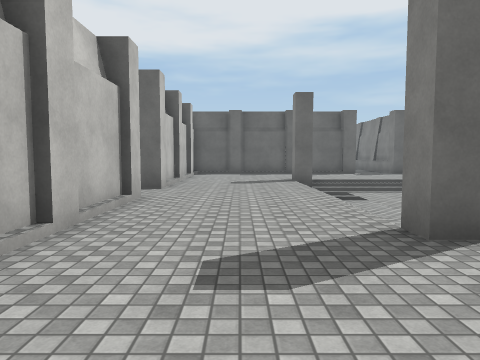
[1] (above)

13 first-person views from a walk through a scene from a Unity 3-D project. The camera is 1.4 m above the floor, tilts 4° down and sees 70° across. The floor is counted in squares, 2 m on a side. Each view is taken from the middle of a square. On the plan, view 1 faces up. The plan holds only what a view shows up to about 11 squares ahead; the rest is blank. The place goes on beyond the plan. The player is left out. Surface patterns are stand-ins for the level's own textures.

[2]
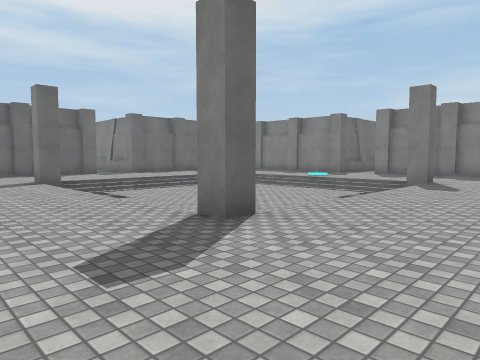

[3]
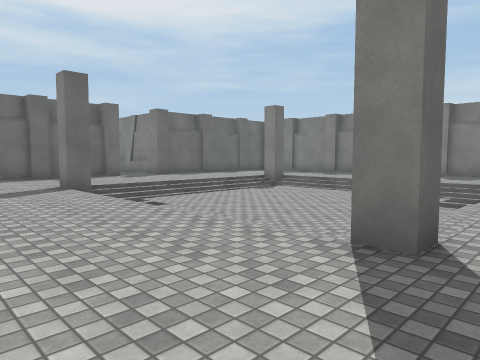

[4]
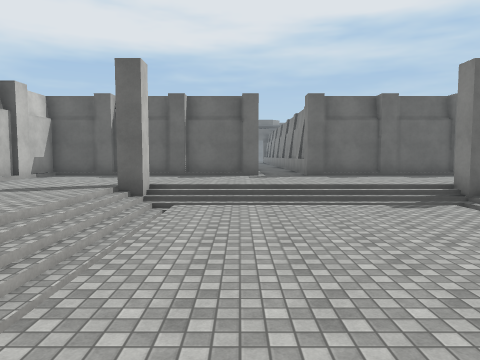

[5]
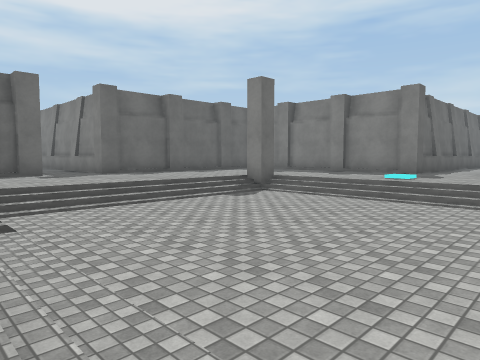

[6]
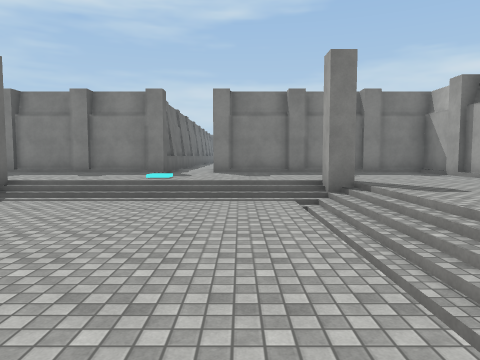

[7]
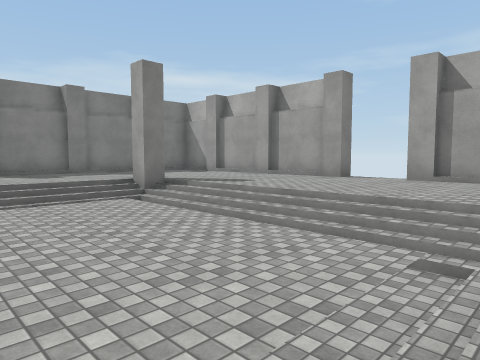

[8]
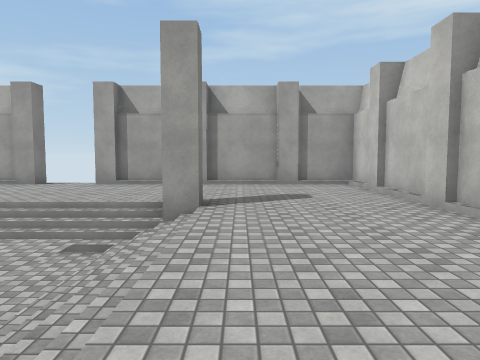

[9]
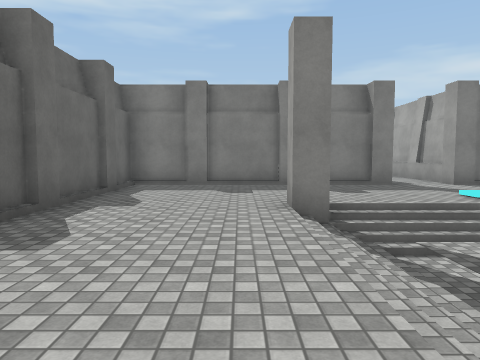

[10]
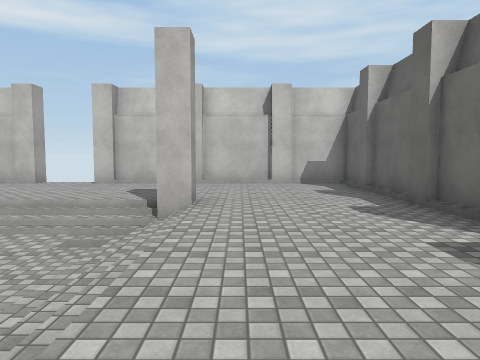

[11]
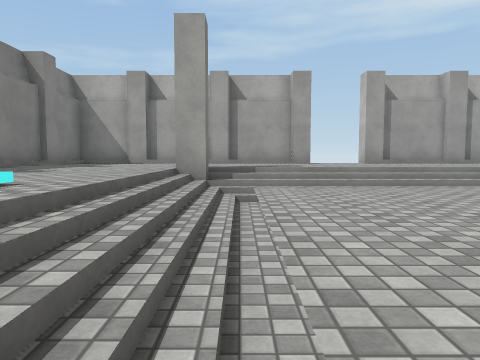

[12]
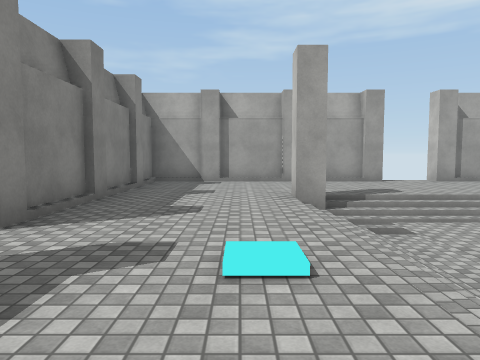

[13]
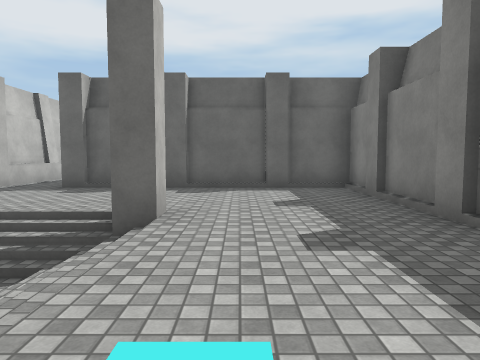

### Floor plan
Key: @ floor where view 1 was taken; # wall or solid block; x gap in a wall; . main floor; - floor 0.5 m lower than the main floor; / step, stairs or slope.
Columns run from 2 left of view 1 to 15 right of it. Each row starts with its distance up from view 1.
 17       #
 16       #.
 15       #..#
 14 #######..#######
 13 #..............#
 12 #..............#
 11 #..............#
 10 #...#//////#...#
  9 #...////////...#
  8 #...//----//...##
  7 ....//----///....
  6 ....//----//......
  5 #...//----//...###
  4 #...////////...#
  3 #...#//////#...#
  2 #..............#
  1 #..............#
  0 #.@............#
 -1 ####### x#######

Where each view was taken, in squares from view 1:
view 1: 0 up, 0 right, facing up
view 2: 0 up, 1 left, facing up-right
view 3: 2 up, 1 left, facing up-right
view 4: 3 up, 4 right, facing up
view 5: 4 up, 2 right, facing up-right
view 6: 5 up, 2 right, facing right
view 7: 7 up, 2 right, facing down-right
view 8: 8 up, 1 right, facing down
view 9: 11 up, 4 right, facing right
view 10: 11 up, 7 right, facing left
view 11: 9 up, 8 right, facing down
view 12: 9 up, 10 right, facing down
view 13: 6 up, 10 right, facing up
